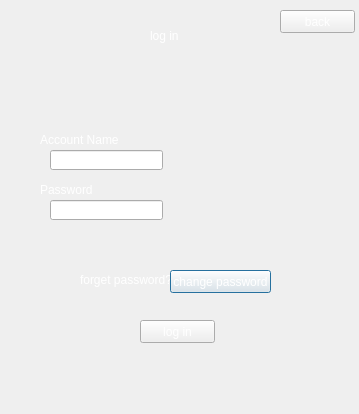
<?xml version="1.0" encoding="UTF-8"?>
<ui version="4.0">
 <class>customerlogin</class>
 <widget class="QDialog" name="customerlogin">
  <property name="geometry">
   <rect>
    <x>0</x>
    <y>0</y>
    <width>359</width>
    <height>414</height>
   </rect>
  </property>
  <property name="windowTitle">
   <string>titi</string>
  </property>
  <property name="styleSheet">
   <string notr="true">background-image:url(:/imagestart/pic/cl2.jpg);</string>
  </property>
  <widget class="QLabel" name="label_4">
   <property name="geometry">
    <rect>
     <x>80</x>
     <y>270</y>
     <width>91</width>
     <height>20</height>
    </rect>
   </property>
   <property name="styleSheet">
    <string notr="true">background-image:url(:/imagestart/pic/t2.jpg);
color: rgb(255, 255, 255);</string>
   </property>
   <property name="text">
    <string>forget password?</string>
   </property>
  </widget>
  <widget class="QLabel" name="label_3">
   <property name="geometry">
    <rect>
     <x>40</x>
     <y>180</y>
     <width>101</width>
     <height>20</height>
    </rect>
   </property>
   <property name="styleSheet">
    <string notr="true">background-image:url(:/imagestart/pic/t2.jpg);
color: rgb(255, 255, 255);</string>
   </property>
   <property name="text">
    <string>Password</string>
   </property>
  </widget>
  <widget class="QLineEdit" name="username">
   <property name="geometry">
    <rect>
     <x>50</x>
     <y>150</y>
     <width>113</width>
     <height>20</height>
    </rect>
   </property>
   <property name="styleSheet">
    <string notr="true">background-image:url(:/imagestart/pic/t1.jpg);</string>
   </property>
  </widget>
  <widget class="QLabel" name="label">
   <property name="geometry">
    <rect>
     <x>150</x>
     <y>20</y>
     <width>71</width>
     <height>31</height>
    </rect>
   </property>
   <property name="styleSheet">
    <string notr="true">background-image:url(:/imagestart/pic/t2.jpg);
font: 18pt &quot;MV Boli&quot;;
color: rgb(255, 255, 255);</string>
   </property>
   <property name="text">
    <string>log in </string>
   </property>
  </widget>
  <widget class="QPushButton" name="pushButton_2">
   <property name="geometry">
    <rect>
     <x>170</x>
     <y>270</y>
     <width>101</width>
     <height>23</height>
    </rect>
   </property>
   <property name="styleSheet">
    <string notr="true">color: rgb(255, 255, 255);</string>
   </property>
   <property name="text">
    <string>change password</string>
   </property>
  </widget>
  <widget class="QLineEdit" name="password">
   <property name="geometry">
    <rect>
     <x>50</x>
     <y>200</y>
     <width>113</width>
     <height>20</height>
    </rect>
   </property>
   <property name="styleSheet">
    <string notr="true">background-image:url(:/imagestart/pic/t1.jpg);</string>
   </property>
   <property name="echoMode">
    <enum>QLineEdit::Password</enum>
   </property>
  </widget>
  <widget class="QLabel" name="label_2">
   <property name="geometry">
    <rect>
     <x>40</x>
     <y>130</y>
     <width>101</width>
     <height>20</height>
    </rect>
   </property>
   <property name="styleSheet">
    <string notr="true">color: rgb(255, 255, 255);
background-image:url(:/imagestart/pic/t2.jpg);</string>
   </property>
   <property name="text">
    <string>Account Name</string>
   </property>
  </widget>
  <widget class="QPushButton" name="pushButton">
   <property name="geometry">
    <rect>
     <x>140</x>
     <y>320</y>
     <width>75</width>
     <height>23</height>
    </rect>
   </property>
   <property name="styleSheet">
    <string notr="true">color: rgb(255, 255, 255);</string>
   </property>
   <property name="text">
    <string>log in</string>
   </property>
  </widget>
  <widget class="QPushButton" name="pushButton_3">
   <property name="geometry">
    <rect>
     <x>280</x>
     <y>10</y>
     <width>75</width>
     <height>23</height>
    </rect>
   </property>
   <property name="styleSheet">
    <string notr="true">color: rgb(255, 255, 255);</string>
   </property>
   <property name="text">
    <string>back</string>
   </property>
  </widget>
  <zorder>username</zorder>
  <zorder>label_4</zorder>
  <zorder>label_3</zorder>
  <zorder>label</zorder>
  <zorder>pushButton_2</zorder>
  <zorder>password</zorder>
  <zorder>pushButton</zorder>
  <zorder>pushButton_3</zorder>
  <zorder>label_2</zorder>
 </widget>
 <resources/>
 <connections/>
</ui>
